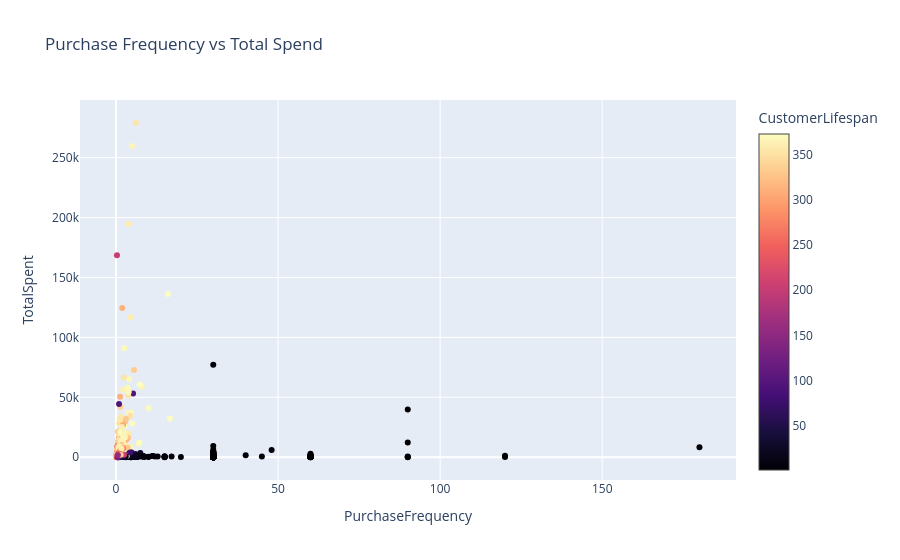

Notebook code for this chart:
### Code cell
figure = go.Figure()

figure.add_trace(
  go.Scatter(
    x=customer_metrics_filtered_freq_outlier['PurchaseFrequency'],
    y=customer_metrics_filtered_freq_outlier['TotalSpent'],
    mode='markers+text',
    marker=dict(
      size=6,
      color=customer_metrics_filtered_freq_outlier['CustomerLifespan'],
      colorscale='Magma',
      showscale=True,
      colorbar=dict(title='CustomerLifespan')
    )
  )
)
figure.update_layout(
  title='Purchase Frequency vs Total Spend',
  xaxis_title='PurchaseFrequency',
  yaxis_title='TotalSpent'
)

figure.show()

### Figure 1 — Plotly figure (JSON) as saved in the notebook; plotly's stock layout.template omitted (floating-point values rounded to 4 significant figures; data arrays with more than 128 entries replaced by an {"elided": "..."} marker saying what was removed)
{"data": [{"marker": {"color": {"elided": "4333 int values"}, "colorbar": {"title": {"text": "CustomerLifespan"}}, "colorscale": [[0, "#000004"], [0.1111, "#180f3d"], [0.2222, "#440f76"], [0.3333, "#721f81"], [0.4444, "#9e2f7f"], [0.5556, "#cd4071"], [0.6667, "#f1605d"], [0.7778, "#fd9668"], [0.8889, "#feca8d"], [1, "#fcfdbf"]], "showscale": true, "size": 6}, "mode": "markers+text", "type": "scatter", "x": {"elided": "4333 float values"}, "y": {"elided": "4333 float values"}}], "layout": {"title": {"text": "Purchase Frequency vs Total Spend"}, "xaxis": {"title": {"text": "PurchaseFrequency"}}, "yaxis": {"title": {"text": "TotalSpent"}}}}
